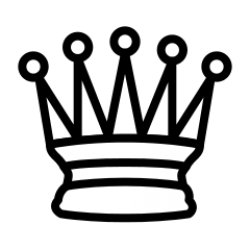
#> input picture Rekurzia/8Queens/queen.png, 250 x 250 px, found by its file name
$ python testingPIL.py
#> lines starting #> are read from the running program, lines starting #| are printed output that depends on the picture
from PIL import Image
queen_img = Image.open("D:\SKola\queen.png")
#> queen_img is the input picture: PIL image 250x250 RGBA; mean R, G, B, A 39.6, 39.6, 39.6, 96.2
queen_img = queen_img.resize((125,125))
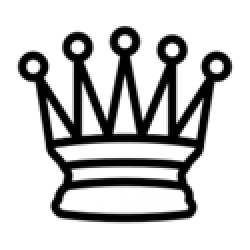
#> queen_img: PIL image 125x125 RGBA (shown 2 times larger); mean R, G, B, A 39.6, 39.6, 39.6, 96.3; transparent parts drawn white

queen_img.show()


def prepare_board():
    img = Image.new("RGBA",(1000,1000),"white")
#> img: PIL image 1000x1000 RGBA; every value is 255
    pixels = img.load()
    temp = True
    for y in range(0,1000):
        for x in range(0,1000):
            if (y//125)%2==0:
                if (x//125)%2==0:
                    pixels[x,y] = (255,255,255)
                else:
                    pixels[x,y] = (20,100,0)
            elif (y//125)%2==1:
                if (x//125)%2 == 0:
                    pixels[x,y] = (20,100,0)
                else:
                    pixels[x,y] = (255,255,255)
    return img
img = prepare_board()
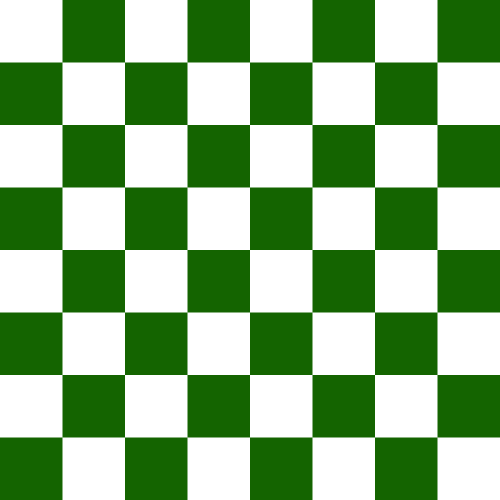
#> img: PIL image 1000x1000 RGBA (shown at 1/2 size); mean R, G, B, A 137.5, 177.5, 127.5, 255

placement = [[0, 0, 0, 0, 0, 0, 0, 1], [0, 0, 0, 1, 0, 0, 0, 0], [1, 0, 0, 0, 0, 0, 0, 0], [0, 0, 1, 0, 0, 0, 0, 0], [0, 0, 0, 0, 0, 1, 0, 0], [0, 1, 0, 0, 0, 0, 0, 0], [0, 0, 0, 0, 0, 0, 1, 0], [0, 0, 0, 0, 1, 0, 0, 0]]

def place_queens(placement):
    for row in placement:
        for num in row:
            if num==1:
                y = ((placement.index(row))*125)
                x = ((row.index(num))*125)
                img.paste(queen_img,(y,x),queen_img)
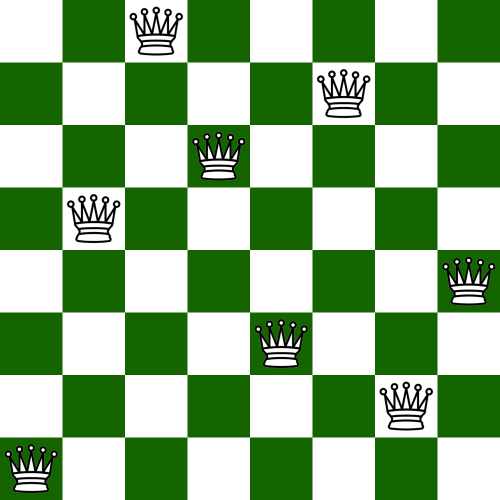
#> img: PIL image 1000x1000 RGBA (shown at 1/2 size); mean R, G, B, A 136, 174.1, 126.4, 254.7; transparent parts drawn white
    return img

img = place_queens(placement)
img.show()
